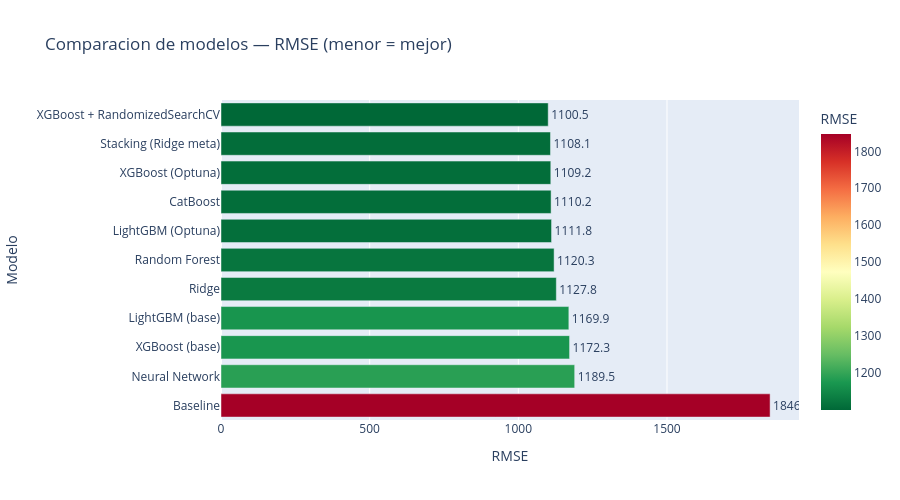

Notebook source saved alongside this figure:
### Markdown cell above
## 7. Comparación de modelos

### Code cell
results_df = pd.DataFrame([
    {"Modelo": k, "RMSE": round(v["RMSE"], 2), "R2": round(v["R2"], 4) if v["R2"] else None}
    for k, v in results.items()
]).sort_values("RMSE").reset_index(drop=True)

best_model = results_df.iloc[0]["Modelo"]
best_rmse  = results_df.iloc[0]["RMSE"]
best_r2    = results_df.iloc[0]["R2"]

r2_str = f"{best_r2:.4f}" if best_r2 else "N/A"
print(f"🏆 Mejor modelo: {best_model}")
print(f"   RMSE: {best_rmse:.2f} | R2: {r2_str}")
print()
print(results_df[["Modelo","RMSE","R2"]].to_string(index=False))

fig = px.bar(
    results_df.sort_values("RMSE", ascending=False),
    x="RMSE", y="Modelo", orientation="h",
    color="RMSE", color_continuous_scale="RdYlGn_r",
    title="Comparacion de modelos — RMSE (menor = mejor)",
    text="RMSE"
)
fig.update_traces(textposition="outside", texttemplate="%{text:.1f}")
fig.update_layout(height=500, showlegend=False)
fig.show()

### Figure 1 — Plotly figure (JSON) as saved in the notebook; plotly's stock layout.template omitted (floating-point values rounded to 4 significant figures)
{"data": [{"hovertemplate": "RMSE=%{marker.color}<br>Modelo=%{y}<extra></extra>", "legendgroup": "", "marker": {"color": [1847.0, 1190.0, 1172.0, 1170.0, 1128.0, 1120.0, 1112.0, 1110.0, 1109.0, 1108.0, 1101.0], "coloraxis": "coloraxis", "pattern": {"shape": ""}}, "name": "", "orientation": "h", "showlegend": false, "text": [1847.0, 1190.0, 1172.0, 1170.0, 1128.0, 1120.0, 1112.0, 1110.0, 1109.0, 1108.0, 1101.0], "textposition": "outside", "texttemplate": "%{text:.1f}", "type": "bar", "x": [1847.0, 1190.0, 1172.0, 1170.0, 1128.0, 1120.0, 1112.0, 1110.0, 1109.0, 1108.0, 1101.0], "xaxis": "x", "y": ["Baseline", "Neural Network", "XGBoost (base)", "LightGBM (base)", "Ridge", "Random Forest", "LightGBM (Optuna)", "CatBoost", "XGBoost (Optuna)", "Stacking (Ridge meta)", "XGBoost + RandomizedSearchCV"], "yaxis": "y"}], "layout": {"barmode": "relative", "coloraxis": {"autocolorscale": false, "colorbar": {"title": {"text": "RMSE"}}, "colorscale": [[0, "rgb(0,104,55)"], [0.1, "rgb(26,152,80)"], [0.2, "rgb(102,189,99)"], [0.3, "rgb(166,217,106)"], [0.4, "rgb(217,239,139)"], [0.5, "rgb(255,255,191)"], [0.6, "rgb(254,224,139)"], [0.7, "rgb(253,174,97)"], [0.8, "rgb(244,109,67)"], [0.9, "rgb(215,48,39)"], [1, "rgb(165,0,38)"]]}, "height": 500, "legend": {"tracegroupgap": 0}, "showlegend": false, "title": {"text": "Comparacion de modelos — RMSE (menor = mejor)"}, "xaxis": {"anchor": "y", "domain": [0, 1], "title": {"text": "RMSE"}}, "yaxis": {"anchor": "x", "domain": [0, 1], "title": {"text": "Modelo"}}}}
